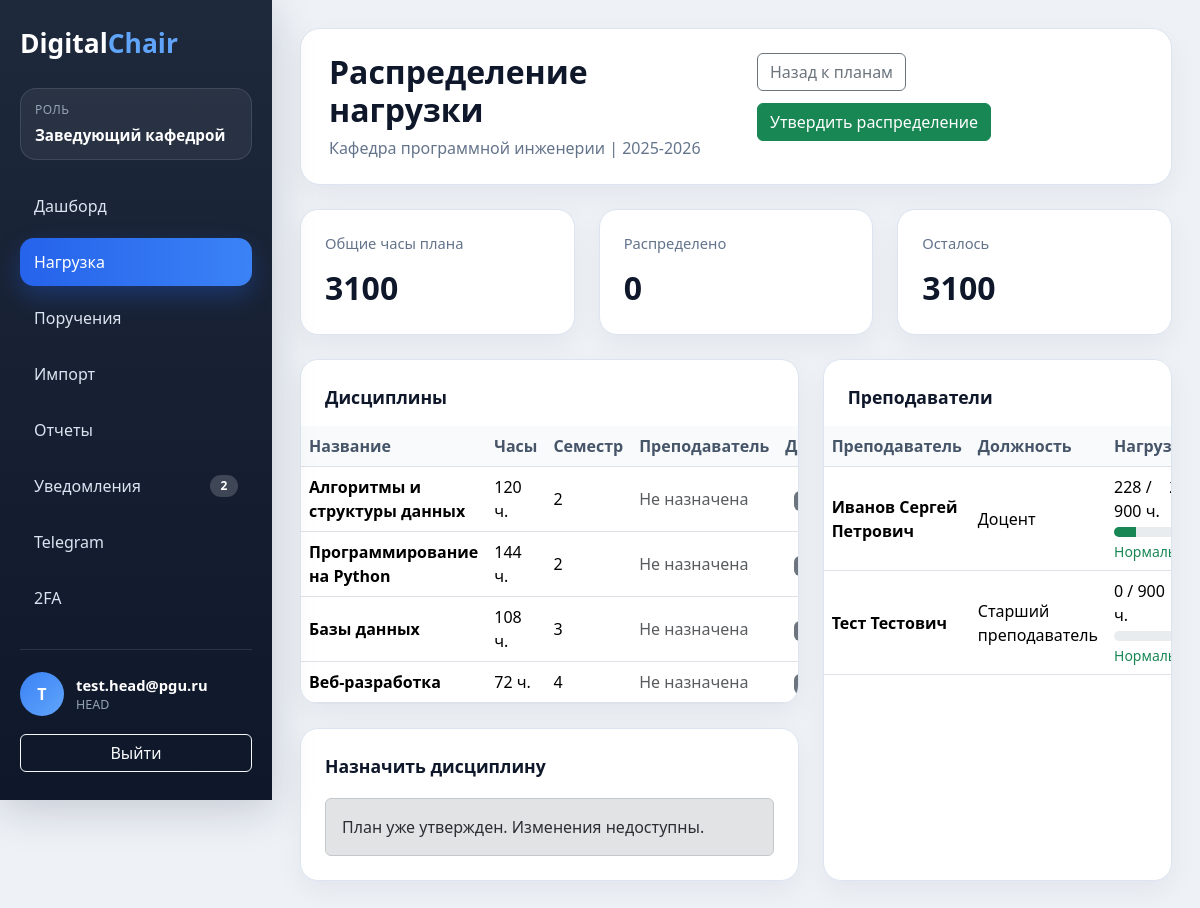
Before: /workload/plans/3/ (signed in) with the older database file.
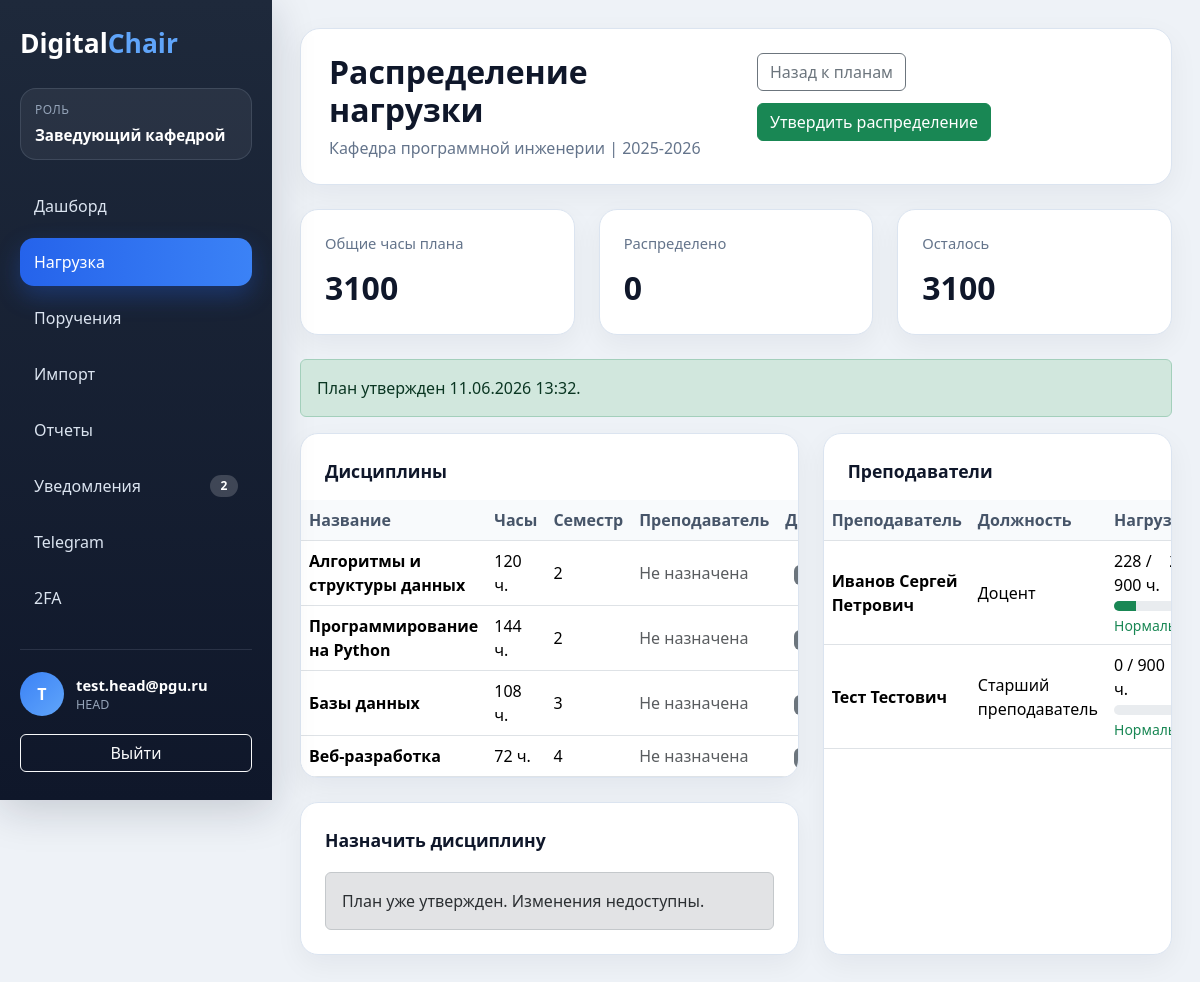
After: the same page with the newer database file.
### apps/core/models.py (models this page shows, shortened)
class WorkloadPlan(models.Model):
    class Statuses(models.TextChoices):
        DRAFT = 'DRAFT', 'Черновик'
        SUBMITTED = 'SUBMITTED', 'Отправлено'
        APPROVED = 'APPROVED', 'Утверждено'
        RETURNED = 'RETURNED', 'Возвращено'
    кафедра = models.CharField(
        max_length=255
    )
    total_hours = models.IntegerField()
    academic_year = models.CharField(
        max_length=50
    )
    status = models.CharField(
        max_length=30,
        choices=Statuses.choices,
        default=Statuses.DRAFT
    )
    created_at = models.DateTimeField(
        auto_now_add=True
    )
    approved_at = models.DateTimeField(
        blank=True,
        null=True
    )

### apps/core/views.py (the view, shortened to what this page needs)
@login_required(login_url='/login/')
@head_required
@never_cache
def workload_distribution_view(request, pk):
    plan = get_object_or_404(
        WorkloadPlan,
        pk=pk
    )
    if request.method == 'POST':
        if plan.status == WorkloadPlan.Statuses.APPROVED:
            messages.warning(
                request,
                'Утвержденный план нельзя изменять.'
            )
            return redirect(
                f'/workload/plans/{plan.id}/'
            )
        form = WorkloadAssignmentForm(
            request.POST,
            plan=plan
        )
        if form.is_valid():
            subject = form.cleaned_data['subject']
            teacher = form.cleaned_data['teacher']
            assigned_hours = subject.hours
            current_teacher_hours = get_teacher_current_hours(
                teacher,
                plan.academic_year
            )
            distributed_hours, remaining_hours = get_plan_hours(plan)
            if current_teacher_hours + assigned_hours > teacher.max_hours:
                form.add_error(
                    'teacher',
                    'Нагрузка преподавателя превысит допустимый лимит.'
                )
            if assigned_hours > remaining_hours:
                form.add_error(
                    'subject',
                    'Назначение превышает оставшиеся часы плана.'
                )
            if not form.errors:
                WorkloadAssignment.objects.create(
                    plan=plan,
                    teacher=teacher,
                    subject=subject,
                    academic_year=plan.academic_year,
                    semester=subject.semester,
                    assigned_hours=assigned_hours
                )
                messages.success(
                    request,
                    'Дисциплина закреплена за преподавателем.'
                )
                return redirect(
                    f'/workload/plans/{plan.id}/'
                )
    else:
        form = WorkloadAssignmentForm(plan=plan)
    return render(
        request,
        'workload/distribution.html',
        build_distribution_context(
            plan,
            form
        )
    )

### apps/core/views.py (called while the page is built)
def is_head(user):
    return user.is_authenticated and user.role == 'HEAD'

def get_plan_hours(plan):
    distributed_hours = plan.assignments.aggregate(
        total=Sum('assigned_hours')
    )['total'] or 0
    remaining_hours = plan.total_hours - distributed_hours
    return distributed_hours, remaining_hours

def get_teacher_current_hours(teacher, academic_year):
    return WorkloadAssignment.objects.filter(
        teacher=teacher,
        academic_year=academic_year
    ).aggregate(
        total=Sum('assigned_hours')
    )['total'] or 0

### templates/workload/distribution.html (shortened to what the changed rows need)
{% extends 'base/base.html' %}
{% block page_title %}Распределение нагрузки{% endblock %}
{% block page_subtitle %}
    <p class="app-page-subtitle">{{ plan.кафедра }} | {{ plan.academic_year }}</p>
{% endblock %}
{% block content %}
    <div class="row g-4 mb-4">
        <div class="col-md-4">
        </div>
        <div class="col-md-4">
        </div>
        <div class="col-md-4">
        </div>
    </div>
    {% if plan.approved_at %}
        <div class="alert alert-success">План утвержден {{ plan.approved_at|date:"d.m.Y H:i" }}.</div>
    {% endif %}
    <div class="row g-4">
        <div class="col-lg-7">
            <div class="table-card mb-4">
                <div class="table-responsive">
                    <table class="table align-middle mb-0">
                        <thead>
                        <tr>
                            <th>Название</th>
                            <th>Часы</th>
                            <th>Семестр</th>
                            <th>Преподаватель</th>
                            <th class="text-end">Действия</th>
                        </tr>
                        </thead>
                    </table>
                </div>
            </div>
        </div>
        <div class="col-lg-5">
            <div class="table-card h-100">
                <div class="table-responsive">
                    <table class="table align-middle mb-0">
                        <thead>
                        <tr>
                            <th>Преподаватель</th>
                            <th>Должность</th>
                            <th>Нагрузка</th>
                        </tr>
                        </thead>
                    </table>
                </div>
            </div>
        </div>
    </div>
{% endblock %}

Changed rows visible on the page:
changed WorkloadPlan "Кафедра программной инженерии": approved_at (not shown) → "11.06.2026 13:32"
Other visible differences:
text now shown: "План утвержден ."
